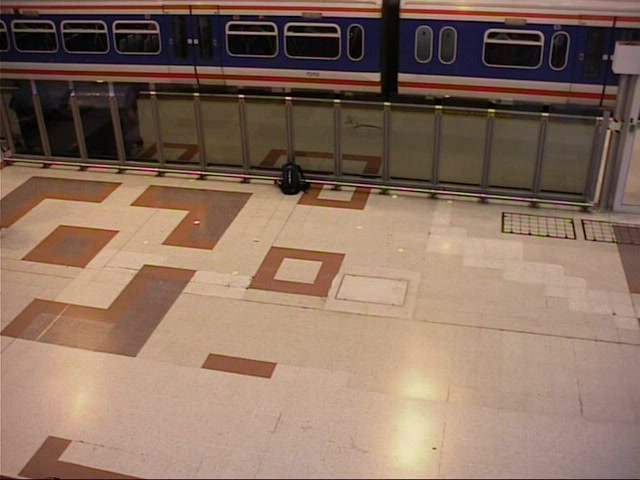
#> input picture 4_Lab_sketch/images/es1/EmptyScene01.jpg, 640 x 480 px; the run also reads 1 picture not shown here
$ jupyter execute Change_Detection.ipynb   (shell and % lines are left out)
#> lines starting #> are read from the running program, lines starting #| are printed output that depends on the picture; after the words box and inside, x2 and y2 are one past the last pixel; in counts of white or black regions, pixels touching at a corner belong together
[cell 1]
import numpy as np
from scipy import signal
import matplotlib.pyplot as plt
from mpl_toolkits.mplot3d import Axes3D
from matplotlib import cm
from skimage import draw as drw
from skimage import data, color, exposure, img_as_float, img_as_ubyte, morphology, filters
from skimage import io

import skimage

## 1- Background
Let's visualize an empty scene captured by a fixed camera, and the same scene where objects are present

[cell 2]
filename='images/es1/EmptyScene01.jpg'
I1=io.imread(filename)
#> I1 is the input picture: shape (480, 640, 3); mean R, G, B 137.4, 111.8, 95.3
filename='images/es1/EmptyScene02.jpg'
I2=io.imread(filename)
Ig1=img_as_float(color.rgb2gray(I1))
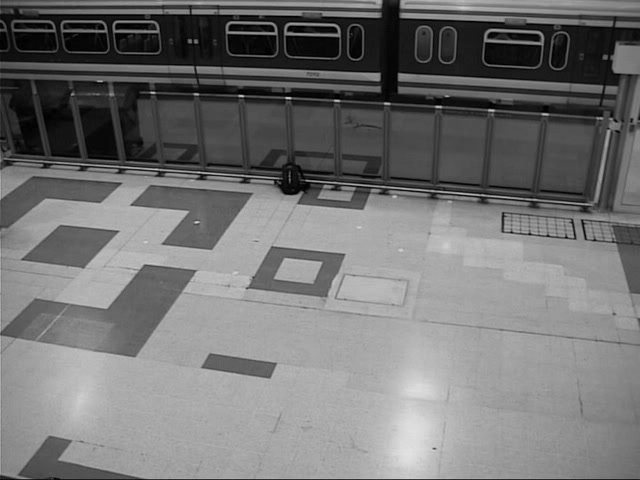
#> Ig1: shape (480, 640) float64; min 0, max 0.891, mean 0.455
Ig2=img_as_float(color.rgb2gray(I2))

plt.subplot(121)
plt.imshow(Ig1,cmap='gray')
plt.title('Immagine 1')
plt.subplot(122)
plt.imshow(Ig2,cmap='gray')
plt.title('Immagine 2');
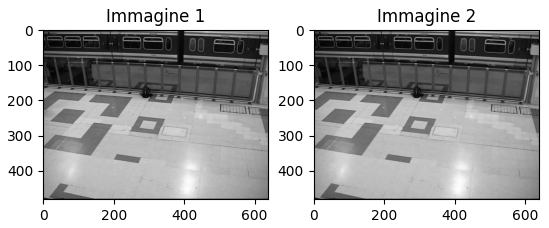
#> figure drawn by matplotlib, 2 panels

Let's try to see the difference in terms of Grayscale intensities of corresponding pixels across the two images

[cell 3]
D = Ig1 - Ig2
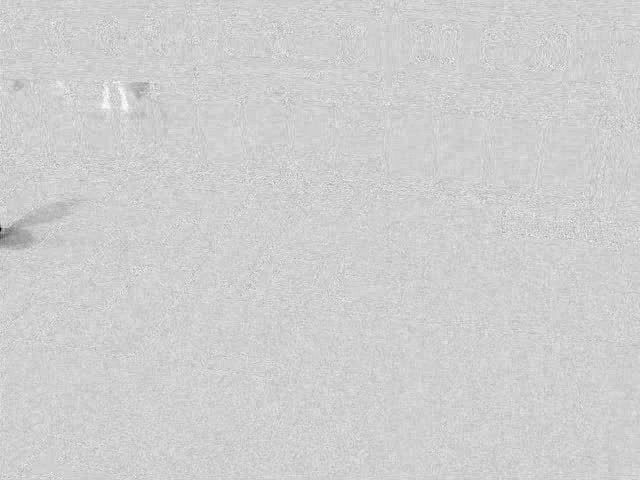
#> D: shape (480, 640) float64; min -0.318, max 0.0725, mean -0.000345; drawn with min black and max white

plt.imshow(D,cmap='gray')
plt.title('Difference')
plt.colorbar()
plt.show()
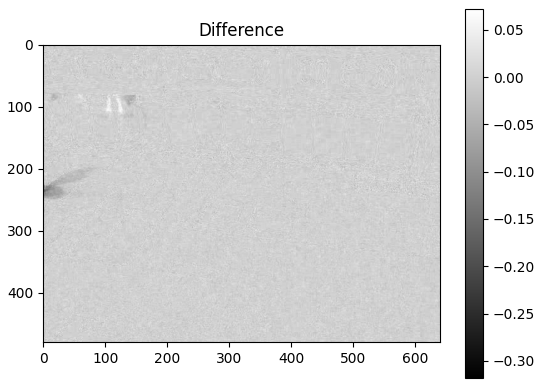
#> figure drawn by matplotlib, 2 panels

Indeed, the difference seems to be small for most pixels:

[cell 4]
# multiplying by 255 to get a feeling of the differences entity
# with respect to input values
plt.hist(255*D.ravel(),100);
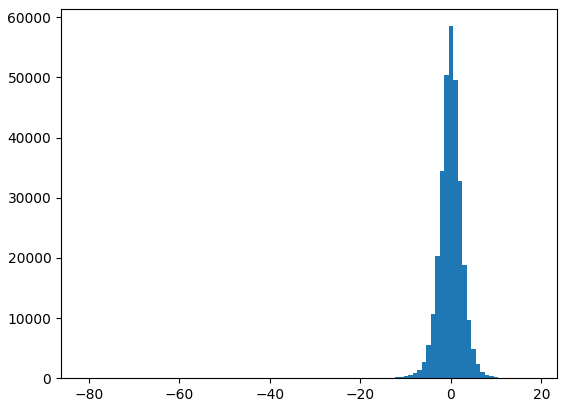
#> figure drawn by matplotlib, 1 panel; tallest bar 58525 high, from x = -0.444 to 0.553

### Analysis

- Comment the histogram you just visualized

## 2- Change detection

You may try out different frames

[cell 5]
threshold = 0.1 #let's pick a threshold
filename='images/es1/video/frame0251.jpg'
It=io.imread(filename)
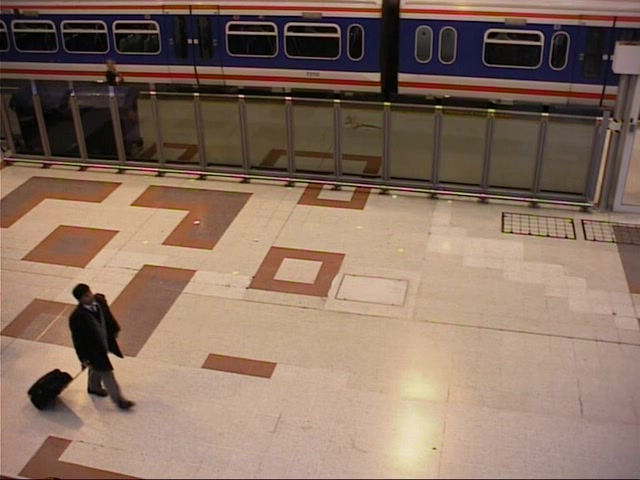
#> input picture 4_Lab_sketch/images/es1/video/frame0251.jpg, 640 x 480 px
#> It is the input picture: shape (480, 640, 3); mean R, G, B 136.9, 112.3, 96.8
Itg=img_as_float(color.rgb2gray(It))
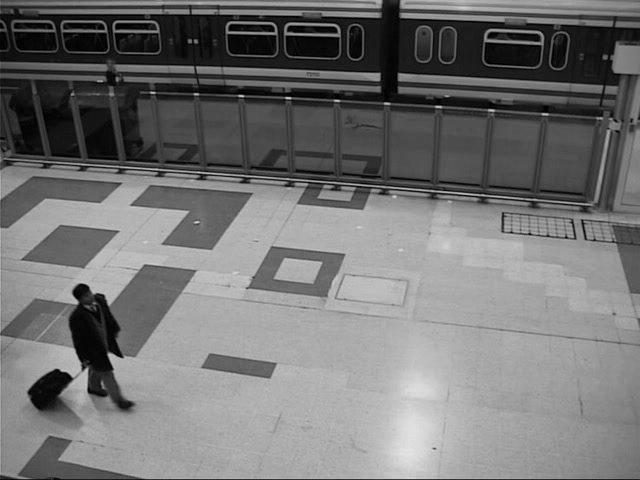
#> Itg: shape (480, 640) float64; min 0, max 0.892, mean 0.456
# check slide "Motion segmentation - CHANGE DETECTION"
Dabs=( abs(Ig1 - Itg)> threshold)
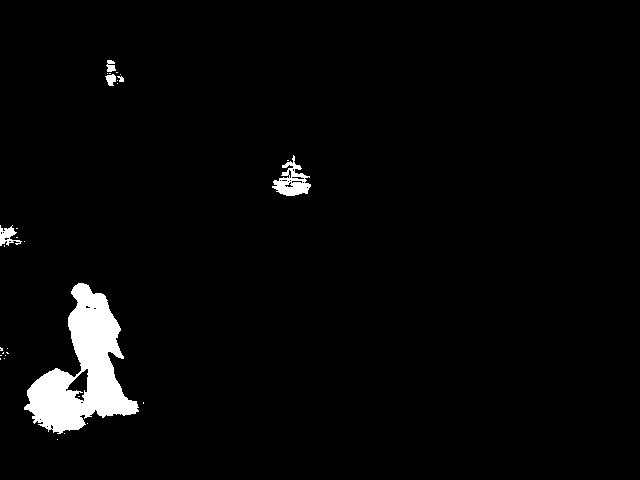
#> Dabs: shape (480, 640) bool; 2.9% white; 30 white regions (24 under 20 px), largest, box (x1, y1, x2, y2) and area: (24, 283, 139, 434) 7788, (272, 155, 311, 196) 721, (0, 225, 22, 246) 227, (105, 74, 116, 86) 89, (106, 60, 116, 72) 82, (117, 76, 124, 82) 27
plt.imshow(Dabs,cmap='gray')
plt.show()

Have a look at the histogram of the differences to pick a better threshold

[cell 6]
## fill in the code and add comments if appropriate

If you want <b> (meaning it is optional) </b>  you may improve the results with an appropriate post processing. Binary images may be cleaned by means of <a href="https://en.wikipedia.org/wiki/Mathematical_morphology">Morphology operations</a>

[cell 7]
from skimage import morphology as mp
from skimage import data, util
from skimage.measure import label

mask=mp.disk(2) # the structuring element size controls the filling/deletion scale

Dabs=mp.closing(Dabs,mask)
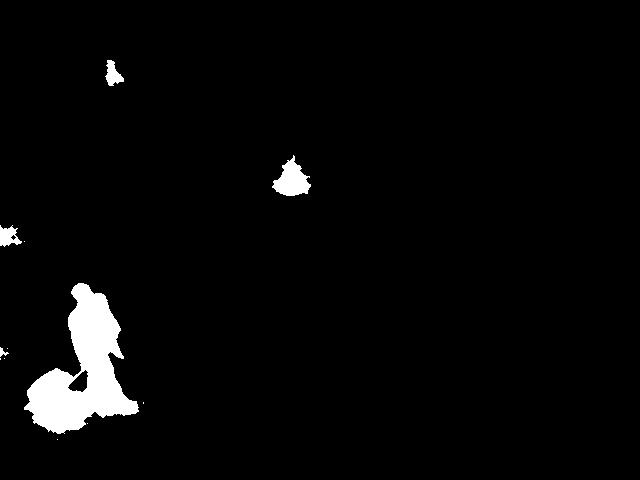
#> Dabs: shape (480, 640) bool; 3.1% white; 12 white regions (7 under 20 px), largest, box (x1, y1, x2, y2) and area: (24, 283, 139, 434) 7939, (272, 155, 311, 196) 884, (0, 225, 22, 247) 295, (105, 60, 124, 86) 275, (0, 347, 9, 357) 40
Dabs=skimage.morphology.remove_small_objects(Dabs,100)
#> Dabs: shape (480, 640) bool; 3.1% white; 4 white regions, box (x1, y1, x2, y2) and area: (24, 283, 139, 434) 7938, (272, 155, 311, 196) 884, (0, 225, 22, 247) 294, (105, 60, 124, 86) 275
plt.imshow(Dabs,cmap='gray')
plt.show()
